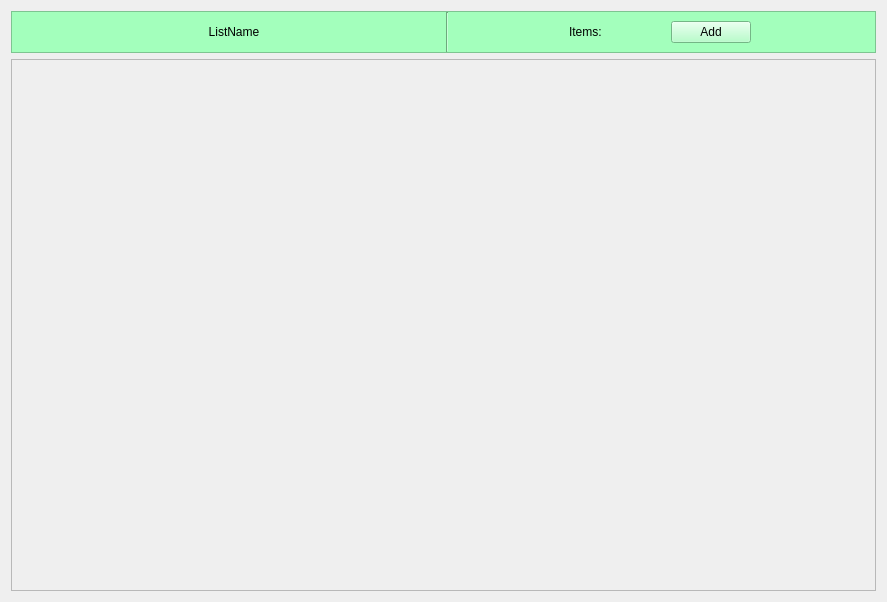
<?xml version="1.0" encoding="UTF-8"?>
<ui version="4.0">
 <class>ListSubPage</class>
 <widget class="QWidget" name="ListSubPage">
  <property name="geometry">
   <rect>
    <x>0</x>
    <y>0</y>
    <width>887</width>
    <height>602</height>
   </rect>
  </property>
  <property name="windowTitle">
   <string>Form</string>
  </property>
  <layout class="QGridLayout" name="gridLayout">
   <item row="1" column="0">
    <widget class="QFrame" name="frame">
     <property name="sizePolicy">
      <sizepolicy hsizetype="Preferred" vsizetype="Fixed">
       <horstretch>0</horstretch>
       <verstretch>0</verstretch>
      </sizepolicy>
     </property>
     <property name="styleSheet">
      <string notr="true">background-color: #a3ffbc;</string>
     </property>
     <property name="frameShape">
      <enum>QFrame::StyledPanel</enum>
     </property>
     <property name="frameShadow">
      <enum>QFrame::Raised</enum>
     </property>
     <layout class="QHBoxLayout" name="horizontalLayout">
      <property name="leftMargin">
       <number>16</number>
      </property>
      <property name="topMargin">
       <number>0</number>
      </property>
      <property name="rightMargin">
       <number>9</number>
      </property>
      <property name="bottomMargin">
       <number>0</number>
      </property>
      <item>
       <spacer name="horizontalSpacer">
        <property name="orientation">
         <enum>Qt::Horizontal</enum>
        </property>
        <property name="sizeType">
         <enum>QSizePolicy::Expanding</enum>
        </property>
        <property name="sizeHint" stdset="0">
         <size>
          <width>40</width>
          <height>20</height>
         </size>
        </property>
       </spacer>
      </item>
      <item>
       <widget class="QWidget" name="NameHolder" native="true">
        <property name="minimumSize">
         <size>
          <width>200</width>
          <height>0</height>
         </size>
        </property>
        <layout class="QHBoxLayout" name="horizontalLayout_2">
         <item>
          <widget class="QLabel" name="ListName">
           <property name="sizePolicy">
            <sizepolicy hsizetype="Fixed" vsizetype="Fixed">
             <horstretch>0</horstretch>
             <verstretch>0</verstretch>
            </sizepolicy>
           </property>
           <property name="minimumSize">
            <size>
             <width>150</width>
             <height>0</height>
            </size>
           </property>
           <property name="maximumSize">
            <size>
             <width>150</width>
             <height>16777215</height>
            </size>
           </property>
           <property name="styleSheet">
            <string notr="true">color: black;</string>
           </property>
           <property name="text">
            <string>ListName</string>
           </property>
           <property name="alignment">
            <set>Qt::AlignCenter</set>
           </property>
          </widget>
         </item>
        </layout>
       </widget>
      </item>
      <item>
       <spacer name="horizontalSpacer_3">
        <property name="orientation">
         <enum>Qt::Horizontal</enum>
        </property>
        <property name="sizeHint" stdset="0">
         <size>
          <width>40</width>
          <height>20</height>
         </size>
        </property>
       </spacer>
      </item>
      <item>
       <widget class="Line" name="line">
        <property name="orientation">
         <enum>Qt::Vertical</enum>
        </property>
       </widget>
      </item>
      <item>
       <spacer name="horizontalSpacer_4">
        <property name="orientation">
         <enum>Qt::Horizontal</enum>
        </property>
        <property name="sizeHint" stdset="0">
         <size>
          <width>40</width>
          <height>20</height>
         </size>
        </property>
       </spacer>
      </item>
      <item>
       <widget class="QWidget" name="widget" native="true">
        <property name="minimumSize">
         <size>
          <width>200</width>
          <height>0</height>
         </size>
        </property>
        <layout class="QHBoxLayout" name="horizontalLayout_3">
         <item>
          <widget class="QLabel" name="label">
           <property name="text">
            <string>Items:</string>
           </property>
          </widget>
         </item>
         <item>
          <widget class="QLabel" name="ListSize">
           <property name="minimumSize">
            <size>
             <width>25</width>
             <height>0</height>
            </size>
           </property>
           <property name="text">
            <string/>
           </property>
          </widget>
         </item>
         <item>
          <widget class="QPushButton" name="AddProductButton">
           <property name="minimumSize">
            <size>
             <width>40</width>
             <height>0</height>
            </size>
           </property>
           <property name="text">
            <string>Add</string>
           </property>
          </widget>
         </item>
        </layout>
       </widget>
      </item>
      <item>
       <spacer name="horizontalSpacer_2">
        <property name="orientation">
         <enum>Qt::Horizontal</enum>
        </property>
        <property name="sizeHint" stdset="0">
         <size>
          <width>40</width>
          <height>20</height>
         </size>
        </property>
       </spacer>
      </item>
     </layout>
    </widget>
   </item>
   <item row="2" column="0">
    <widget class="QScrollArea" name="scrollArea">
     <property name="widgetResizable">
      <bool>true</bool>
     </property>
     <widget class="QWidget" name="Items">
      <property name="geometry">
       <rect>
        <x>0</x>
        <y>0</y>
        <width>867</width>
        <height>531</height>
       </rect>
      </property>
      <layout class="QVBoxLayout" name="ItemsLayout">
       <item>
        <spacer name="verticalSpacer">
         <property name="orientation">
          <enum>Qt::Vertical</enum>
         </property>
         <property name="sizeHint" stdset="0">
          <size>
           <width>20</width>
           <height>40</height>
          </size>
         </property>
        </spacer>
       </item>
      </layout>
     </widget>
    </widget>
   </item>
  </layout>
 </widget>
 <resources/>
 <connections/>
</ui>
